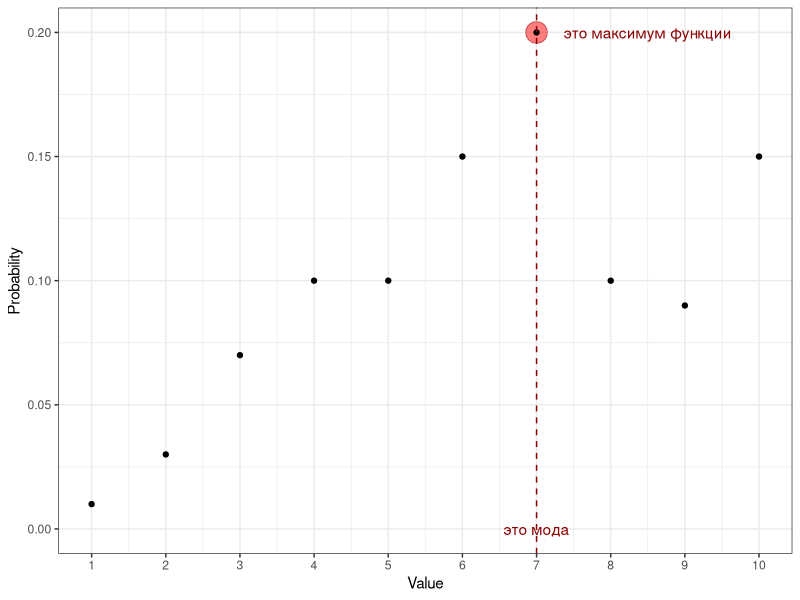
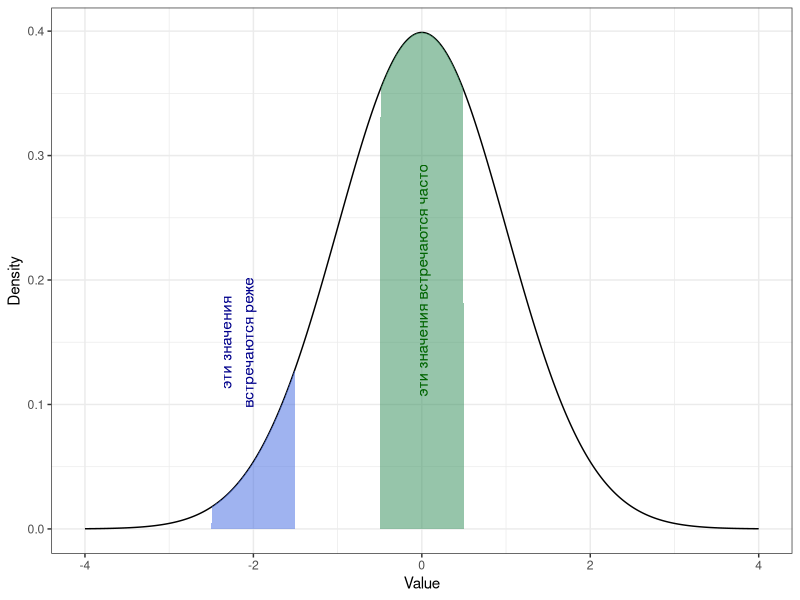
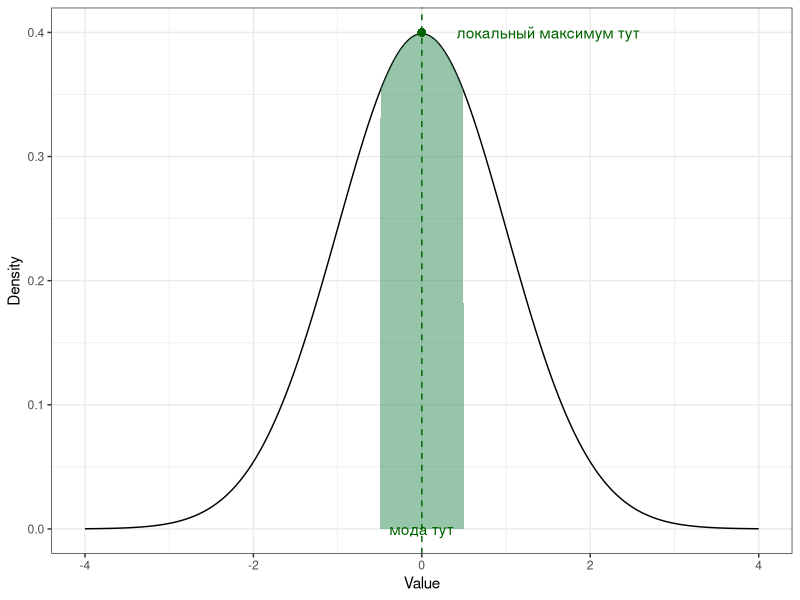
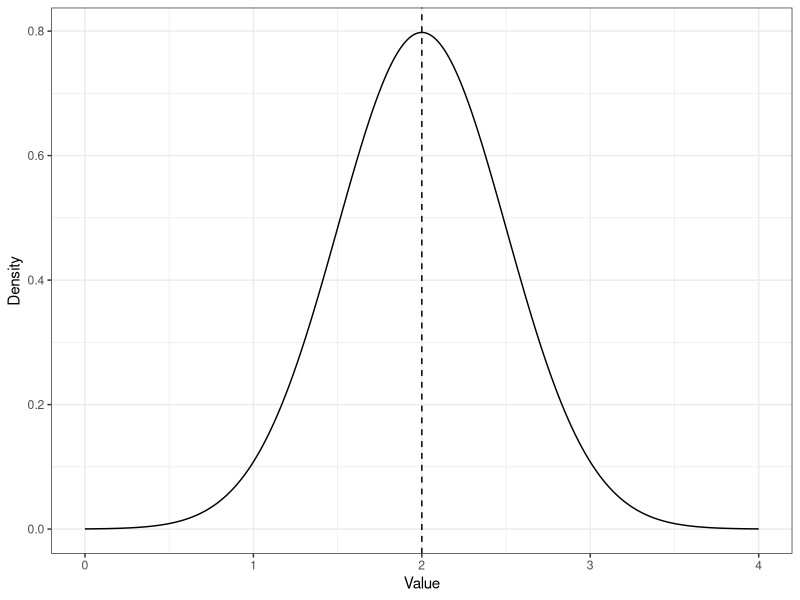
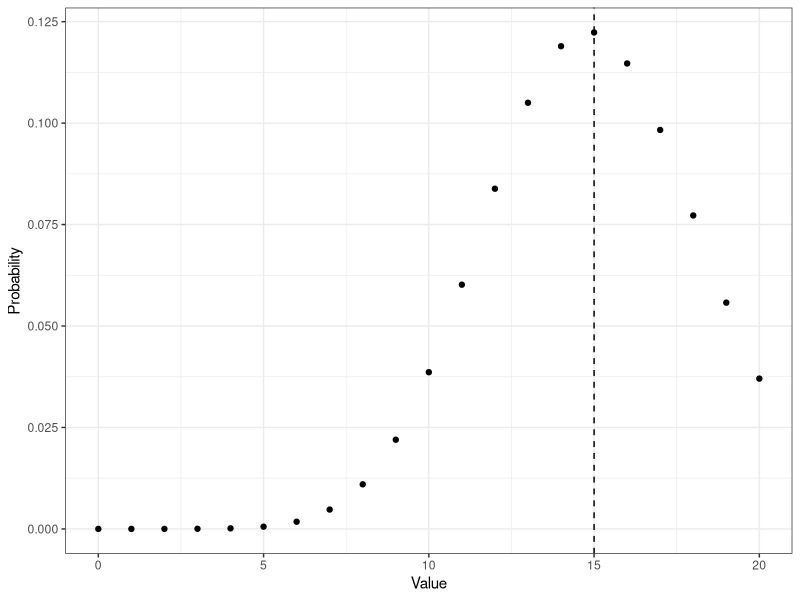
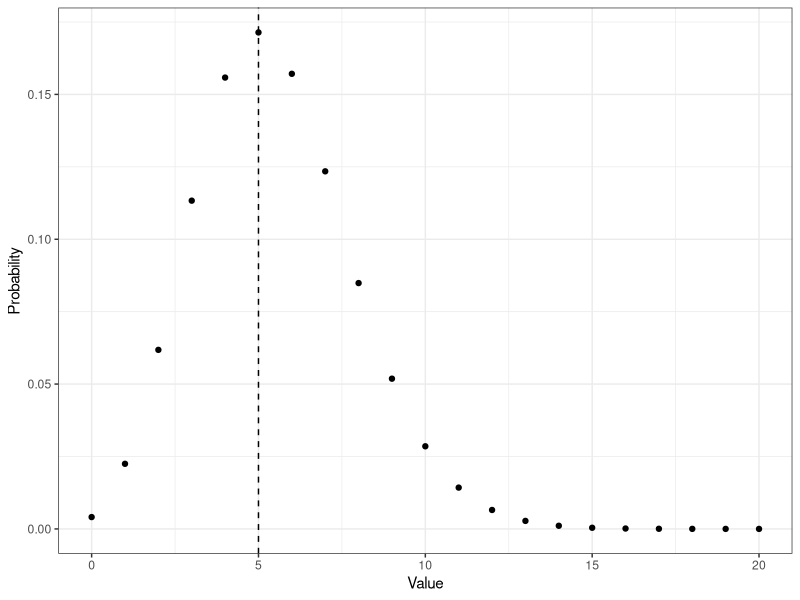
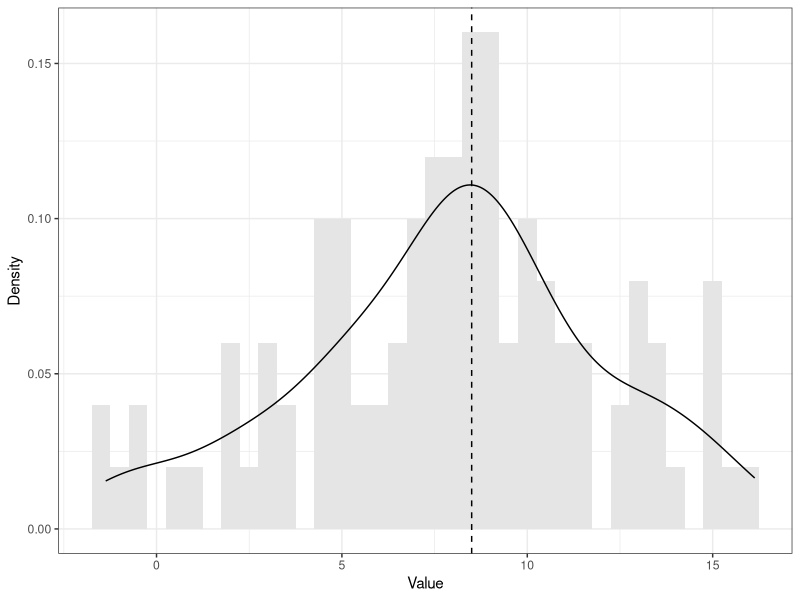
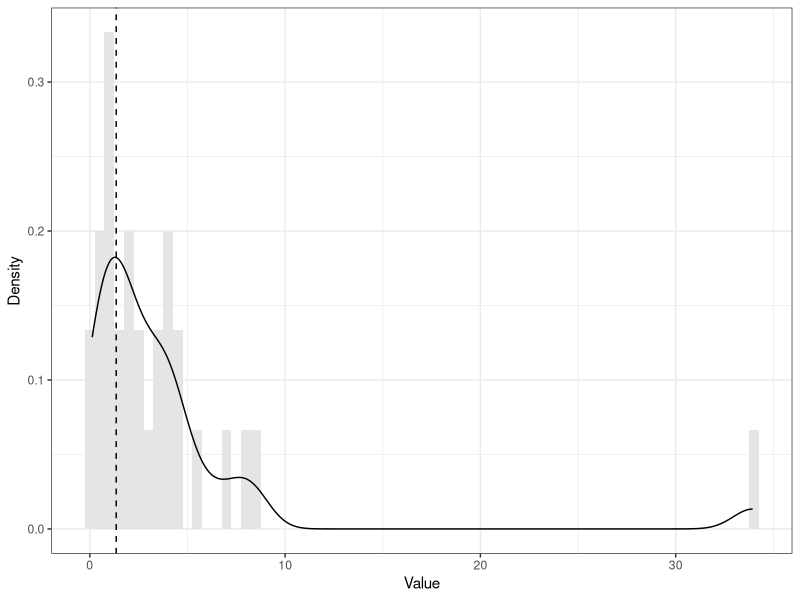

Source code (R) for these figures, in order:
## ---- chunk 1
knitr::opts_chunk$set(echo=TRUE, eval=TRUE, message=FALSE, warning=FALSE, error=FALSE)
## ---- chunk 2
library(tidyverse)
theme_set(theme_bw())
theme_update(legend.position = "bottom")
## ---- chunk 3
#| label: fig-mode-pmf
#| fig-cap: "Определение моды с помощью функции вероятности"


tibble(x = 1:10,
       y = c(.01, .03, .07, .1, .1, .15, .2, .1, .09, .15)) |> 
  ggplot(aes(x, y)) +
  annotate(geom = "point", x = 7, y = 0.2, size = 7, shape = 21, color = "darkred", fill = "red", alpha = .5) +
  geom_point() +
  geom_vline(xintercept = 7, color = "darkred", linetype = "dashed") +
  annotate(geom = "text", label = "это максимум функции", 
           x = 8.5, y = 0.2, color = "darkred") +
  annotate(geom = "text", label = "это мода", 
           x = 7, y = 0, color = "darkred") +
  scale_x_continuous(breaks = 1:10) +
  labs(x = "Value", y = "Probability")
## ---- chunk 4
mode_cont_data <- tibble(x = seq(-4, 4, by = .01), y = dnorm(x))
mode_high_freq <- mode_cont_data |> filter(x > -.5 & x < .5)
mode_low_freq <- mode_cont_data |> filter(x > -2.5 & x < -1.5)
## ---- chunk 5
#| label: fig-continuous-freqs
#| fig-cap: "Частоты интервалов значений непрерывной случайной величины на функции плотности распределения"


ggplot(mode_cont_data,
       aes(x, y)) +
  geom_line() +
  geom_polygon(data = tibble(y = c(0, 0), x = c(.5, -.5)) |> 
                 bind_rows(mode_high_freq),
               fill = "seagreen", alpha = .5) +
  geom_polygon(data = tibble(y = c(0, 0), x = c(-1.5, -2.5)) |>
                 bind_rows(mode_low_freq),
               fill = "royalblue", alpha = .5) +
  annotate(geom = "text", label = "эти значения встречаются часто",
           x = 0, y = .2, angle = 90, color = "darkgreen") +
  annotate(geom = "text", label = "эти значения\nвстречаются реже",
           x = -2.2, y = .15, angle = 90, color = "darkblue") +
  labs(x = "Value", y = "Density")
## ---- chunk 6
#| label: fig-continuous-mode
#| fig-cap: "Положение моды на функции плотности [стандартного] нормального распределения"


ggplot(mode_cont_data,
       aes(x, y)) +
  geom_line() +
  geom_polygon(data = tibble(y = c(0, 0), x = c(.5, -.5)) |> 
                 bind_rows(mode_high_freq),
               fill = "seagreen", alpha = .5) +
  geom_vline(xintercept = 0, linetype = "dashed", color = "darkgreen") +
  geom_point(aes(x = 0, y = .4), color = "darkgreen", size = 2) +
  annotate(geom = "text", label = "мода тут",
           x = 0, y = 0, color = "darkgreen") +
  annotate(geom = "text", label = "локальный максимум тут",
           x = 1.5, y = 0.4, color = "darkgreen") +
  labs(x = "Value", y = "Density")
## ---- chunk 7
#| label: fig-norm-mode
#| fig-cap: "Нормальное распределение (μ = 2$, σ = 0.5). Пунктирной линией обозначено положение моды."


tibble(x = seq(0, 4, by = .01),
       y = dnorm(x, mean = 2, sd = 0.5)) |> 
  ggplot(aes(x, y)) +
  geom_line() +
  geom_vline(xintercept = 2, linetype = "dashed") +
  labs(x = "Value", y = "Density")
## ---- chunk 8
#| label: fig-binom-mode
#| fig-cap: "Биномиальное распределение (n = 50, p = 0.3). Пунктирной линией обозначено положение моды."


tibble(x = seq(0, 20, by = 1),
       y = dbinom(x, prob = 0.3, size = 50)) |> 
  ggplot(aes(x, y)) +
  geom_point() +
  geom_vline(xintercept = 15, linetype = "dashed") +
  labs(x = "Value", y = "Probability")
## ---- chunk 9
#| label: fig-poiss-mode
#| fig-cap: "Распределение Пуассона (λ = 5.5). Пунктирной линией обозначено положение моды."


tibble(x = seq(0, 20, by = 1),
       y = dpois(x, lambda = 5.5)) |> 
  ggplot(aes(x, y)) +
  geom_point() +
  geom_vline(xintercept = 5, linetype = "dashed") +
  labs(x = "Value", y = "Probability")
## ---- chunk 10
#| label: fig-mode-norm-sample
#| fig-cap: "Эмпирическое распределение, сгенерированное из нормального распределения (μ = 8, σ = 4, n = 100). `set.seed(314)`. Пунктирной линией обозначено положение моды."

set.seed(314)
tibble(x = rnorm(100, mean = 8, sd = 4)) |> 
  ggplot(aes(x = x)) +
  geom_histogram(aes(y = after_stat(density)), 
                 fill = "gray90", binwidth = .5) +
  geom_density() +
  geom_vline(xintercept = 8.5, linetype = "dashed") +
  labs(x = "Value", y = "Density")
## ---- chunk 11
#| label: fig-mode-nbinom-sample
#| fig-cap: "Эмпирическое распределение, сгенерированное из логнормального распределения (μ = 1.1, σ = 1.39, n = 30). `set.seed(314)`. Пунктирной линией обозначено положение моды."

set.seed(314)
tibble(x = rlnorm(n = 30, meanlog = 1.1, sdlog = 1.39)) |> 
  ggplot(aes(x = x)) +
  geom_histogram(aes(y = after_stat(density)), 
                 fill = "gray90", binwidth = .5) +
  geom_density() +
  geom_vline(xintercept = 1.35, linetype = "dashed") +
  labs(x = "Value", y = "Density")
## ---- chunk 12
#| label: fig-bimodal
#| fig-cap: Бимодальное распределение. Сгенерировано из двух нормальных распределений (μ<sub>1</sub> = 1.5, σ<sub>1</sub> = 0.4, n<sub>1</sub> = 80; μ<sub>2</sub> = 4, σ<sub>2</sub> = 0.5, n<sub>2</sub> = 40). `set.seed(65)`. Пунктирными линиями обозначены положения мод.

set.seed(65)
tibble(x = c(rnorm(80, 1.5, 0.4), rnorm(40, 4, 0.5))) |> 
  ggplot(aes(x)) +
  geom_histogram(aes(y = after_stat(density)), 
                 fill = "gray90", binwidth = .4) +
  geom_density() +
  geom_vline(xintercept = 1.5, linetype = "dashed") +
  geom_vline(xintercept = 4.1, linetype = "dashed") +
  labs(x = "Value", y = "Density")
## ---- chunk 13
#| label: fig-polymodal
#| fig-cap: Полимодальное распределение. Сгенерировано из двух нормальных распределений (μ<sub>1</sub> = 1.5, σ<sub>1</sub> = 0.3, n<sub>1</sub> = 80; μ<sub>2</sub> = 3.4, σ<sub>2</sub> = 0.5, n<sub>2</sub> = 40) и бета-распределения (α = 2, β = 4, n = 50). `set.seed(65)`. Пунктирными линиями обозначены положения мод.

set.seed(65)
tibble(x = c(rnorm(80, 1.5, 0.3), rnorm(40, 3.4, 0.5), rbeta(50, 2, 4))) |> 
  ggplot(aes(x)) +
  geom_histogram(aes(y = after_stat(density)), 
                 fill = "gray90", binwidth = .4) +
  geom_density() +
  geom_vline(xintercept = 0.4, linetype = "dashed") +
  geom_vline(xintercept = 1.45, linetype = "dashed") +
  geom_vline(xintercept = 3.5, linetype = "dashed") +
  labs(x = "Value", y = "Density")
## ---- chunk 14
#| label: fig-bimodal-struct
#| fig-cap: "Структура бимодального распределения из @fig-bimodal. Для удобства сопоставления графиков плотностей вероятности по оси ординат отложены частоты."

set.seed(65)
tibble(x = c(rnorm(80, 1.5, 0.4), rnorm(40, 4, 0.5)),
       d = c(rep("A", times = 80), rep("B", times = 40))) -> bimodal_struct_data
gridExtra::grid.arrange(
  bimodal_struct_data |> 
    ggplot(aes(x)) +
    geom_histogram(fill = "gray90", binwidth = .4) +
    geom_density(aes(y = after_stat(count))) +
    geom_vline(xintercept = 1.5, linetype = "dashed") +
    geom_vline(xintercept = 4.1, linetype = "dashed") +
    labs(x = "Value", y = "Count"),
  
  bimodal_struct_data |> 
    ggplot(aes(x)) +
    geom_histogram(aes(fill = d), 
                   alpha = .3, binwidth = .4) +
    geom_density(aes(y = after_stat(count), color = d)) +
    geom_vline(xintercept = 1.5, linetype = "dashed") +
    geom_vline(xintercept = 4.1, linetype = "dashed") +
    guides(color = "none", fill = "none") +
    labs(x = "Value", y = "Count")
)
## ---- chunk 15
#| label: fig-median-norm
#| fig-cap: "Медиана нормального распределения"

tibble(x = seq(-4, 4, by = .01),
       y = dnorm(x)) -> median_norm_data 
median_norm_data |> filter(x >= 0) -> median_norm_upper
median_norm_data |> filter(x <= 0) -> median_norm_lower
median_norm_data |> 
  ggplot(aes(x, y)) +
  geom_line() +
  geom_polygon(data = tibble(y = c(0, 0), x = c(4, 0)) |> 
                 bind_rows(median_norm_upper),
               fill = "seagreen", alpha = 0.5) +
  geom_polygon(data = tibble(y = c(0, 0), x = c(0, -4)) |> 
                 bind_rows(median_norm_lower),
               fill = "royalblue", alpha = 0.5) +
  geom_vline(xintercept = 0, linetype = "dashed") +
  annotate(geom = "text", label = "эти значения\nбольше медианы \n\n 50%", 
           color = "darkgreen", x = 1, y = 0.05) +
  annotate(geom = "text", label = "эти значения\nменьше медианы \n\n 50%", 
           color = "darkblue", x = -1, y = 0.05) +
  annotate(geom = "text", label = "это медиана", 
           x = -0.01, y = 0)
## ---- chunk 16
#| label: fig-median-left-skew
#| fig-cap: Медиана распределения с отрицательной асимметрией.

set.seed(115)
tibble(x = seq(0.3, 1, by = .001),
       y = dbeta(x, 7, 1.5)) -> median_leftskew_data

median_leftskew_data |> 
  filter(x >= .845) %>%
  bind_rows(
    tibble(y = c(0, 0),
           x = c(max(median_leftskew_data$x), .845)),
    .) -> median_leftskew_data_upper

median_leftskew_data |> 
  filter(x <= .845) %>%
  bind_rows(
    tibble(y = c(0, 0),
           x = c(.845, min(median_leftskew_data$x))),
    .) -> median_leftskew_data_lower

# DescTools::AUC(median_leftskew_data_upper$x,
#                median_leftskew_data_upper$y)

median_leftskew_data |> 
  ggplot(aes(x, y)) +
  geom_line() +
  geom_polygon(data = median_leftskew_data_lower, 
               aes(x = x, y = y), fill = "royalblue", alpha = .5) +
  geom_polygon(data = median_leftskew_data_upper, 
               aes(x = x, y = y), fill = "seagreen", alpha = .5) +
  geom_vline(xintercept = 0.845, linetype = "dashed") +
  annotate(geom = "text", label = "50%", 
           color = "darkgreen", x = .9, y = 1) +
  annotate(geom = "text", label = "50%", 
           color = "darkblue", x = .8, y = 1) +
  labs(x = "Value", y = "Density")
## ---- chunk 17
#| label: fig-median-right-skew
#| fig-cap: Медиана распределения с положительной асимметрией.

set.seed(115)
tibble(x = seq(0, 5, by = .001),
       y = dgamma(x, 2, 2)) -> median_rightskew_data

median_rightskew_data |>
  filter(x >= .85) %>%
  bind_rows(
    tibble(y = c(0, 0),
           x = c(max(median_rightskew_data$x), .85)),
    .) -> median_rightskew_data_upper

median_rightskew_data |>
  filter(x <= .85) %>%
  bind_rows(
    tibble(y = c(0, 0),
           x = c(.85, min(median_rightskew_data$x))),
    .) -> median_rightskew_data_lower

# DescTools::AUC(median_rightskew_data_lower$x,
#                median_rightskew_data_lower$y)

median_rightskew_data |> 
  ggplot(aes(x, y)) +
  geom_line() +
  geom_polygon(data = median_rightskew_data_lower, 
               aes(x = x, y = y), fill = "royalblue", alpha = .5) +
  geom_polygon(data = median_rightskew_data_upper, 
               aes(x = x, y = y), fill = "seagreen", alpha = .5) +
  annotate(geom = "text", label = "50%", 
           color = "darkgreen", x = 1.25, y = .2) +
  annotate(geom = "text", label = "50%", 
           color = "darkblue", x = .5, y = .2) +
  geom_vline(xintercept = 0.85, linetype = "dashed") +
  labs(x = "Value", y = "Density")
## ---- chunk 18
#| label: fig-median-bimodal
#| fig-cap: Медиана бимодального распределения.

set.seed(115)
tibble(x = c(rnorm(80, 1.5, 0.4), rnorm(40, 4, 0.5))) -> median_bimodal_data

median_bimodal_data |> 
  ggplot(aes(x)) +
  geom_density() -> g
ggplot_build(g) -> b
b$data[[1]] -> median_bimodal_data_build

median_bimodal_data$x |> median() -> m
# median_bimodal_data_build$x |> median() -> m

median_bimodal_data_build |> 
  select(y, x) |> 
  filter(x >= m) %>% 
  bind_rows(
    tibble(y = c(0, 0),
           x = c(max(median_bimodal_data_build$x), m)),
    .) -> median_bimodal_data_build_upper

median_bimodal_data_build |>
  select(y, x) |> 
  filter(x <= m) %>%
  bind_rows(
    tibble(y = c(0, 0),
           x = c(m , min(median_bimodal_data_build$x))),
    .) -> median_bimodal_data_build_lower

# DescTools::AUC(x = median_bimodal_data_build_upper$x,
#                y = median_bimodal_data_build_upper$y)
# DescTools::AUC(x = median_bimodal_data_build_lower$x,
#                y = median_bimodal_data_build_lower$y)

median_bimodal_data_build |> 
  ggplot(aes(x, y)) +
  geom_histogram(data = median_bimodal_data,
                 aes(x = x, y = after_stat(density)), 
                 fill = "gray90", binwidth = .4) +
  geom_line() +
  geom_polygon(data = median_bimodal_data_build_lower, 
               aes(x = x, y = y), fill = "royalblue", alpha = .5) +
  geom_polygon(data = median_bimodal_data_build_upper, 
               aes(x = x, y = y), fill = "seagreen", alpha = .5) +
  geom_vline(xintercept = m, linetype = "dashed") +
  annotate(geom = "text", label = "50%", 
           color = "darkgreen", x = 2.25, y = .1) +
  annotate(geom = "text", label = "50%", 
           color = "darkblue", x = 1.25, y = .1) +
  labs(x = "Value", y = "Density")
## ---- chunk 19
smpl1 <- tibble(x1 = seq(-3, 3, by = .001),
               y1 = dnorm(x1),
               x2 = x1 + 2,
               y2 = dnorm(x2, mean = 2))
## ---- chunk 20
smpl1 %>% 
  ggplot() +
  geom_line(aes(x1, y1), color = "blue4") +
  geom_line(aes(x2, y2), color = "red4") +
  geom_vline(xintercept = 0, linetype = "dashed", color = "blue4") +
  geom_vline(xintercept = 2, linetype = "dashed", color = "red4") +
  labs(x = "Value", y = "Density")
## ---- chunk 21
smpl2 <- tibble(x1 = seq(-2, 4, by = .001),
               y1 = dnorm(x1, mean = 1),
               x2 = x1 * 3,
               y2 = dnorm(x2, mean = 3, sd = 3))
## ---- chunk 22
smpl2 %>% 
  ggplot() +
  geom_line(aes(x1, y1), color = "blue4") +
  geom_line(aes(x2, y2), color = "red4") +
  geom_vline(xintercept = 1, linetype = "dashed", color = "blue4") +
  geom_vline(xintercept = 3, linetype = "dashed", color = "red4") +
  labs(x = "Value", y = "Density")
## ---- chunk 23
poly_left <- smpl1 %>% 
  select(x1, y1) %>% 
  filter(x1 < 0) %>% 
  bind_rows(tibble(x1 = c(0, -3), y1 = c(0, 0)))
poly_right <- smpl1 %>% 
  select(x1, y1) %>% 
  filter(x1 > 0) %>% 
  bind_rows(tibble(x1 = c(3, 0), y1 = c(0, 0)))
## ---- chunk 24
smpl1 %>% 
  ggplot() +
  geom_line(aes(x1, y1)) +
  geom_polygon(data = poly_left, aes(x=x1, y=y1), fill="red4", alpha = .5) +
  geom_polygon(data = poly_right, aes(x=x1, y=y1), fill="green4", alpha = .5) +
  geom_vline(xintercept = 0, linetype = "dashed") +
  annotate(geom="text", x = -1, y = .05, label ="отрицательные\nотклонения") +
  annotate(geom="text", x = 1, y = .05, label ="положительные\nотклонения") +
  labs(x = "Value", y = "Density")
## ---- chunk 25
set.seed(108)
symm <- sample(
  x = seq(1, 10, 0.5),
  size = 600,
  replace = TRUE,
  prob = c(
    .05,
    .05,
    .07,
    .1,
    .1,
    .15,
    .20,
    .30,
    .35,
    .5,
    .35,
    .30,
    .20,
    .15,
    .1,
    .1,
    .07,
    .05,
    .05
  )
)
asymm_right <- sample(
  x = seq(1, 10, 0.5),
  size = 600,
  replace = TRUE,
  prob = c(
    .1,
    .2,
    .25,
    .4,
    .5,
    .5,
    .4,
    .35,
    .3,
    .25,
    .2,
    .25,
    .2,
    .15,
    .1,
    .1,
    .07,
    .05,
    .05
  )
)
asymm_left <- sample(
  x = seq(1, 10, 0.5),
  size = 600,
  replace = TRUE,
  prob = c(
    .03,
    .05,
    .07,
    .1,
    .15,
    .15,
    .2,
    .2,
    .25,
    .25,
    .3,
    .35,
    .5,
    .5,
    .4,
    .4,
    .25,
    .2,
    .2
  )
)
bimodal <- sample(
  x = seq(1, 10, 0.5),
  size = 600,
  replace = TRUE,
  prob = c(
    .05,
    .05,
    .07,
    .1,
    .1,
    .2,
    .3,
    .35,
    .3,
    .15,
    .1,
    .15,
    .20,
    .40,
    .50,
    .25,
    .1,
    .05,
    .05
  )
)
colors <- c("Mean" = "red4", "Median" = "blue4", "Mode" = "green4")
## ---- chunk 26
ggplot(NULL, aes(symm)) +
  geom_histogram(aes(y = ..density..), alpha =.5, binwidth = .5) +
  geom_density() +
  geom_vline(xintercept = mean(symm), color = colors['Mean']) +
  geom_vline(xintercept = median(symm), color = colors['Median']) +
  # geom_vline(xintercept = mode(symm)-0.04, color = colors['Mode']) +
  labs(x = 'Value',
       y = 'Density')
## ---- chunk 27
ggplot(NULL, aes(asymm_right)) +
  geom_histogram(aes(y = ..density..), alpha =.5, binwidth = .5) +
  geom_density() +
  geom_vline(xintercept = mean(asymm_right), color = colors['Mean']) +
  geom_vline(xintercept = median(asymm_right), color = colors['Median']) +
  # geom_vline(xintercept = mode(asymm_right), color = colors['Mode']) +
  labs(x = 'Value',
       y = 'Density')
## ---- chunk 28
ggplot(NULL, aes(asymm_left)) +
  geom_histogram(aes(y = ..density..), alpha =.5, binwidth = .5) +
  geom_density() +
  geom_vline(xintercept = mean(asymm_left), color = colors['Mean']) +
  geom_vline(xintercept = median(asymm_left), color = colors['Median']) +
  # geom_vline(xintercept = mode(asymm_left), color = colors['Mode']) +
  labs(x = 'Value',
       y = 'Density')
## ---- chunk 29
marks <- c(6, 7, 7, 8, 8)
## ---- chunk 30
marks
## ---- chunk 31
median(marks)
mean(marks)
## ---- chunk 32
marks <- c(6, 7, 7, 8, 8, 3, 4)
## ---- chunk 33
marks
## ---- chunk 34
median(marks)
mean(marks)
## ---- chunk 35
ggplot(NULL, aes(bimodal)) +
  geom_histogram(aes(y = ..density..), alpha =.5, binwidth = .5) +
  geom_density() +
  geom_vline(xintercept = mean(bimodal), color = 'red4') +
  geom_vline(xintercept = median(bimodal), color = 'blue4') +
  # geom_vline(xintercept = mode(bimodal), color = 'green4') +
  labs(x = 'Value',
       y = 'Density')
## ---- chunk 36
sessionInfo()
